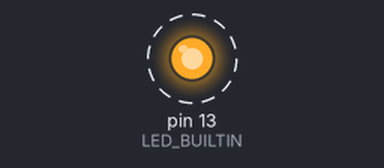
The sketch below on a simulated Arduino Uno, built with avr-gcc and run on an emulated ATmega328P. Shown: output pins drawn as LEDs (lit = HIGH). Dashed ring = blinking.

Above: at 0.12 s.
Timing chart, 0 to 3.0 s (numbered marks = the images above):
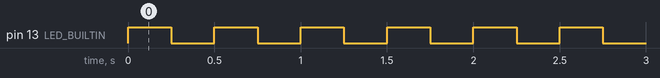

Measured:
- by itself, pin 13 (LED_BUILTIN): alternates HIGH for 0.25 s and LOW for 0.25 s

The sketch:

1a.ino
```cpp
/*
  Домашняя работа №1
  LED & Button
  Ex-s 1a
*/

void setup() {
  pinMode(13, OUTPUT);
}

void loop() {
  digitalWrite(LED_BUILTIN, HIGH);
  delay(250);
  digitalWrite(LED_BUILTIN, LOW);
  delay(250);
}
```
